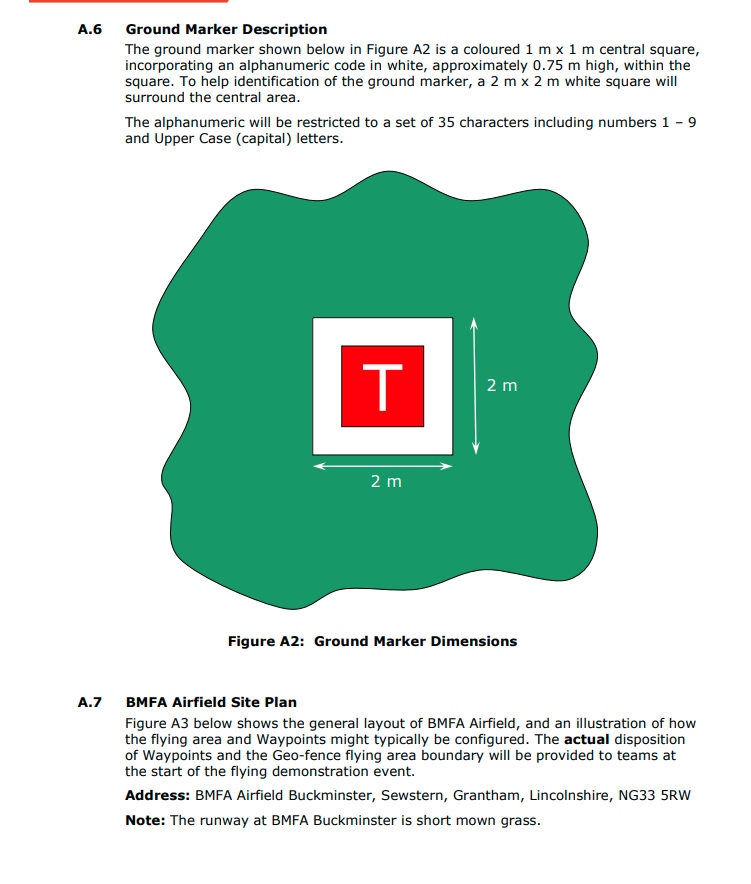
#> input picture legacy/examples/example.png, 751 x 884 px
$ python -i target_recognition.py   (imports and definitions only)
#> lines starting #> are read from the running program, lines starting #| are printed output that depends on the picture; after the words box and inside, x2 and y2 are one past the last pixel; in counts of white or black regions, pixels touching at a corner belong together
### nyx/utils.py
import logging
import os
import time
import functools

import cv2
import numpy as np

# any file that imports utils initialises the logger config, useful for when running single files
logging.basicConfig(
    level=logging.INFO,
    format="%(asctime)s, [%(levelname)s], %(module)-5s, %(message)s",
    handlers=[
        logging.FileHandler(f"logs/log_{time.strftime('%Y%m%d-%H%M%S')}.log"),
        logging.StreamHandler()
    ]
)
logger = logging.getLogger("main")


def target_loop(f_py=None, target_time=1.0):
    """
    base code for each state, while loop with a target time per loop
    target functions must return a bool of if they want to break the loop
    decorator with parameters
    https://stackoverflow.com/questions/5929107/decorators-with-parameters
    """
    assert callable(f_py) or f_py is None
    def _decorator(func):
        # [15 lines left out: function wrapper, not called in this run]
        return wrapper
    return _decorator(f_py) if callable(f_py) else _decorator


# [239 lines left out: functions drawContours, resizeWithAspectRatio, display, imageOverlay, distort, noisy and 3 more, not called in this run]


### legacy/recognition/target_recognition.py
from dataclasses import dataclass
import math
from typing import Any, Dict, List, Tuple

import cv2
import numpy as np
from numpy.lib.npyio import load

from nyx.utils import resizeWithAspectRatio, display, drawContours, timer, logger
#> further down, picture is the input picture: shape (884, 751, 3); mean B, G, R 213.4, 223.1, 198.4

MIN_AREA = 3000
EPSILON_MULTIPLY = 0.01
SCALE_FACTOR = 5

RESOLUTION = np.array([3840, 2880]) # px
FOV = math.radians(100)

#cv2.setNumThreads(1)

# [9 lines that did not run here, left out]


class Square:
    """ store square attributes """
    x1,x2,x3,x4 = 0,0,0,0
    y1,y2,y3,y4 = 0,0,0,0
    len12, len23, len34, len41 = 0,0,0,0
    lengths: List[int] = []


# [112 lines left out: functions triangulate, order_points, four_point_transform, calcDistance, cropMinAreaRect, approxContour, not called in this run]


def ocr_nn(img: np.ndarray) -> str:
    """ """
    pass


# [21 lines left out: function getSquareLengths, not called in this run]


def isSquare(s: Square) -> bool:
    """ UNUSED """
    return ((s.lengths[3] - s.lengths[0]) / s.lengths[3]) < 0.1


# [13 lines left out: function filterContours, not called in this run]


def filterImage(image: np.ndarray) -> np.ndarray:
    """
    LEGACY
    given an image, return an image which shows only white
    Uses K means
    """
    # downsample, and convert
    height, width = image.shape[:2]
#> height = 884; width = 751
    img = cv2.resize(image, (round(width / SCALE_FACTOR), round(height / SCALE_FACTOR)), interpolation=cv2.INTER_AREA)
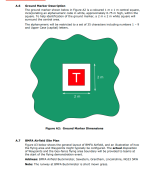
#> img: shape (177, 150, 3); mean B, G, R 213.4, 223.1, 198.4
    img_blurred = cv2.GaussianBlur(img, (5,5), 0)
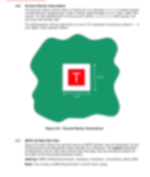
#> img_blurred: shape (177, 150, 3); mean B, G, R 213.5, 223.2, 198.4
    Z = img_blurred.reshape((-1,3))
    Z = np.float32(Z)

    # it's possible this criteria could be optimised
    criteria = (cv2.TERM_CRITERIA_EPS + cv2.TERM_CRITERIA_MAX_ITER, 10, 1.0)
    K = 2
    _ret, label, center=cv2.kmeans(Z,K,None,criteria,1,cv2.KMEANS_RANDOM_CENTERS)
#> center = [[54.12, 46.33, 247.8], [215.2, 225.1, 197.9]]

    # convert back into uint8 and make original image
    center = np.uint8(center)
#> center = [[54, 46, 247], [215, 225, 197]]
    res = center[label.flatten()]
    res2 = res.reshape((img.shape))
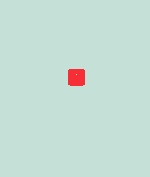
#> res2: shape (177, 150, 3); mean B, G, R 213.3, 223.1, 197.5

    # convert to black and white
    imgGray = cv2.cvtColor(res2, cv2.COLOR_BGR2GRAY)
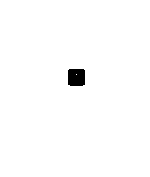
#> imgGray: shape (177, 150); values 107 (black) and 215 (white), 98.9% white; 1 black region, box (x1, y1, x2, y2) and area: (68, 69, 85, 86) 282
    _thresh, imgf = cv2.threshold(imgGray, 0, 255, cv2.THRESH_BINARY | cv2.THRESH_OTSU)

    return imgf


# [119 lines left out: functions target_centre, calculateColour, find_targets, no_char_recognition, not called in this run]

>>> import cv2
>>> picture = cv2.imread('../examples/example.png')
>>> result = filterImage(picture)
